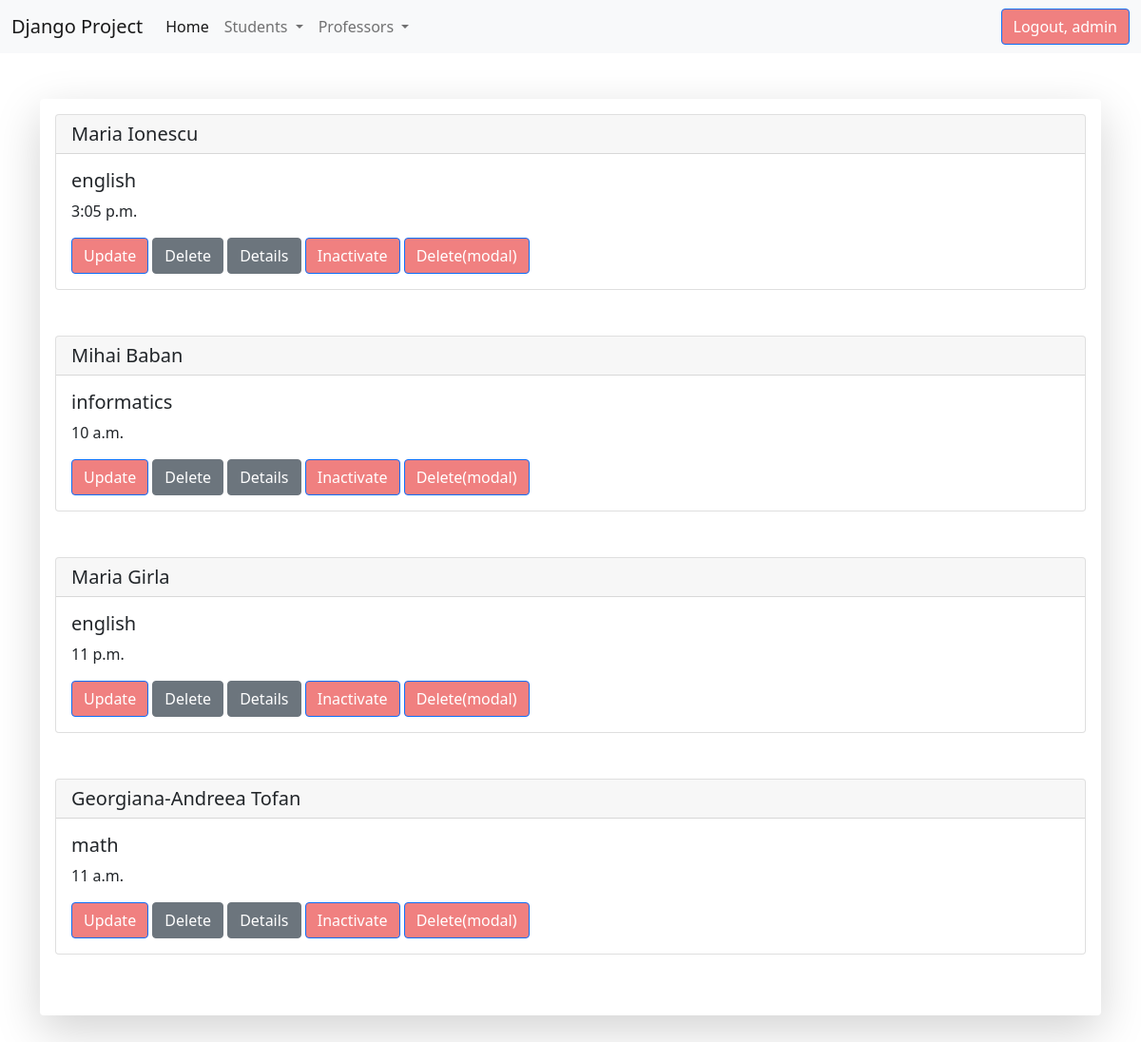
Screenshot of /list-of-professors/ (signed in) with the database file from the repository.
### professor/models.py (models this page shows, shortened)
class Professor(models.Model):
    department_choices = (('math', 'Math'), ('english', 'English'), ('science', 'Science'), ('informatics', 'Informatics'))
    first_name = models.CharField(max_length=40)
    last_name = models.CharField(max_length=40)
    department = models.CharField(max_length=30, choices=department_choices)
    time = models.TimeField()
    active = models.BooleanField(default=True)
    created_at = models.DateTimeField(auto_now_add=True)
    updated_at = models.DateTimeField(auto_now=True)

### professor/views.py (the view)
# urls.py: path('list-of-professors/', views.ProfessorListView.as_view(), name='list_of_professors'),
class ProfessorListView(LoginRequiredMixin, PermissionRequiredMixin, ListView):
    template_name = 'professor/list_of_professors.html'
    model = Professor
    context_object_name = 'all_professors'
    permission_required = 'professor.view_list_of_professors'
    def get_queryset(self):
        return Professor.objects.filter(active=True)

### templates/professor/list_of_professors.html (shortened to what this page needs)
{% extends 'base.html' %}
{% block content %}
    <div class="container"><br><br>
        <div class="shadow-lg p-3 mb-5 bg-body rounded">
            {% for professor in all_professors %}
                <div class="card">
                    <h5 class="card-header">{{ professor.first_name }} {{ professor.last_name }}</h5>
                    <div class="card-body">
                        <h5 class="card-title">{{ professor.department }}</h5>
                        <p class="card-text">{{ professor.time }}</p>
                        {% if perms.professor.change_professor %}
                            <a href="{% url 'update_professor' professor.id %}" class="btn btn-primary">Update</a>
                        {% endif %}
                        {% if perms.professor.delete_professor %}
                            <a href="{% url 'delete_professor' professor.id %}" class="btn btn-secondary">Delete</a>
                        {% endif %}
                        {% if perms.professor.view_professor %}
                            <a href="{% url 'details_professor' professor.id %}" class="btn btn-secondary">Details</a>
                        {% endif %}
                        <button type="button" class="btn btn-primary" data-bs-toggle="modal"
                                data-bs-target="#professor_{{ professor.id }}">
                            Inactivate
                        </button>
                        <button type="button" class="btn btn-primary" data-bs-toggle="modal"
                                data-bs-target="#deleteprofessor_{{ professor.id }}">
                            Delete(modal)
                        </button>
                    </div>
                </div>
                <br><br>
            {% endfor %}
        </div>
    </div>
{% endblock %}

### templates/meniu.html (shortened to what this page needs)
<nav class="navbar navbar-expand-lg navbar-light bg-light">
    <div class="container-fluid">
        <a class="navbar-brand" href="#">Django Project</a>
        <div class="collapse navbar-collapse" id="navbarSupportedContent">
            <ul class="navbar-nav me-auto mb-2 mb-lg-0">
                <li class="nav-item">
                    <a class="nav-link active" aria-current="page" href="{% url 'home' %}">Home</a>
                </li>
                {% if request.user.is_authenticated %}
                    <li class="nav-item dropdown">
                        <a class="nav-link dropdown-toggle" href="#" id="navbarDropdown" role="button"
                           data-bs-toggle="dropdown" aria-expanded="false">
                            Students
                        </a>
                    </li>
                    <li class="nav-item dropdown">
                        <a class="nav-link dropdown-toggle" href="#" id="navbarDropdown" role="button"
                           data-bs-toggle="dropdown" aria-expanded="false">
                            Professors
                        </a>
                    </li>
                {% endif %}
            </ul>
            {% if request.user.is_authenticated %}
                <a href="{% url 'logout' %}" class="btn btn-primary">Logout, {{ request.user.username }}</a>
            {% else %}
                 <a href="{% url 'create_user' %}" class="btn btn-secondary">Sign up</a>
                 <a href="{% url 'login' %}" class="btn btn-primary">Login</a>
            {% endif %}
        </div>
    </div>
</nav>

### static/css/my_style.css (style rules this page uses)
.btn-primary { background-color: lightcoral; }

### rows the page displays
Professor: first_name "Maria", last_name "Ionescu", department "english", time "3:05 p.m."
Professor: first_name "Mihai", last_name "Baban", department "informatics", time "10 a.m."
Professor: first_name "Maria", last_name "Girla", department "english", time "11 p.m."
Professor: first_name "Georgiana-Andreea", last_name "Tofan", department "math", time "11 a.m."

### other values shown
{{ request.user.username }} "admin"
